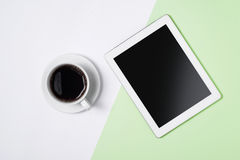
#> input picture opencv4-python/333.jpg, 240 x 160 px, found by its file name
$ python '28_harris Angle point detection.py'
#> lines starting #> are read from the running program, lines starting #| are printed output that depends on the picture; after the words box and inside, x2 and y2 are one past the last pixel; in counts of white or black regions, pixels touching at a corner belong together
import numpy as np
import cv2 as cv
path = r'D:\Laboratory\Study\Computer Vision\opencv4-python\333.jpg'
img = cv.imread(path)
#> img is the input picture: shape (160, 240, 3); mean B, G, R 189.1, 198.1, 191
gray = cv.cvtColor(img,cv.COLOR_BGR2GRAY)
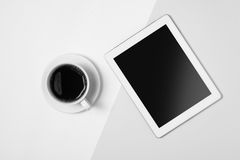
#> gray: shape (160, 240); min 0, max 255, mean 194.9
gray = np.float32(gray)
dst = cv.cornerHarris(gray,2,3,0.04)
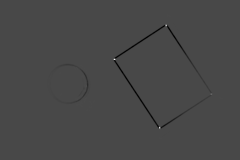
#> dst: shape (160, 240) float32; min -83111408, max 207291232, mean -630353.5; drawn with min black and max white
#result用于标记角点，并不重要
dst = cv.dilate(dst,None)
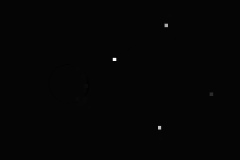
#> dst: shape (160, 240) float32; min -4809933, max 207291232, mean 152727.6; drawn with min black and max white
#最佳值的阈值，它可能因图像而异。
img[dst>0.01*dst.max()]=[0,0,255]
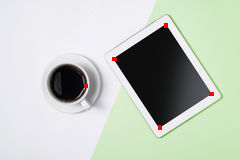
#> img: shape (160, 240, 3); 0.24% of pixels changed, all inside (x1, y1, x2, y2) = (84, 23, 214, 130)
cv.imshow('dst',img)
if cv.waitKey(0) & 0xff == 27:
#> (key Esc is pressed here)
    cv.destroyAllWindows()


#%%  SubPixel精度的转角
import numpy as np
import cv2 as cv
path = r'D:\Laboratory\Study\Computer Vision\opencv4-python\333.jpg'
img = cv.imread(path)
gray = cv.cvtColor(img,cv.COLOR_BGR2GRAY)
# 寻找哈里斯角
gray = np.float32(gray)
dst = cv.cornerHarris(gray,2,3,0.04)
dst = cv.dilate(dst,None)
ret, dst = cv.threshold(dst,0.01*dst.max(),255,0)
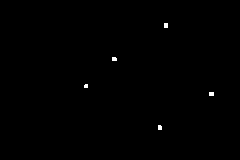
#> dst: shape (160, 240) float32; 0.24% white; 5 white regions (3 under 20 px), largest, box (x1, y1, x2, y2) and area: (164, 23, 168, 28) 20, (209, 92, 214, 96) 20
#> ret = 2072912.3
dst = np.uint8(dst)
# 寻找质心
ret, labels, stats, centroids = cv.connectedComponentsWithStats(dst)
#> labels: shape (160, 240) int32; 6 distinct labels, from 0 to 5
#> ret = 6; stats = [[0, 0, 240, 160, 38307], [164, 23, 4, 5, 20], [112, 57, 5, 4, 19], [84, 84, 4, 4, 15], [209, 92, 5, 4, 20], [158, 125, 4, 5, 19]]; centroids = [[119.4, 79.51], [165.5, 25], [113.9, 58.58], [85.6, 85.6], [211, 93.5], [159.4, 127.1]]
# 定义停止和完善拐角的条件
criteria = (cv.TERM_CRITERIA_EPS + cv.TERM_CRITERIA_MAX_ITER, 100, 0.001)
corners = cv.cornerSubPix(gray,np.float32(centroids),(5,5),(-1,-1),criteria)
#> corners = [[119.4, 79.51], [165.2, 23.58], [112.7, 58.36], [86.74, 86.53], [211.3, 93.05], [158.7, 127.6]]
# 绘制
res = np.hstack((centroids,corners))
#> res = [[119.4, 79.51, 119.4, 79.51], [165.5, 25, 165.2, 23.58], [113.9, 58.58, 112.7, 58.36], [85.6, 85.6, 86.74, 86.53], [211, 93.5, 211.3, 93.05], [159.4, 127.1, 158.7, 127.6]]
res = np.int0(res)
#> res = [[119, 79, 119, 79], [165, 25, 165, 23], [113, 58, 112, 58], [85, 85, 86, 86], [211, 93, 211, 93], [159, 127, 158, 127]]
img[res[:,1],res[:,0]]=[0,0,255]
#> img: shape (160, 240, 3); 0.02% of pixels changed, all inside (x1, y1, x2, y2) = (85, 25, 212, 128)
img[res[:,3],res[:,2]] = [0,255,0]
#> img: shape (160, 240, 3); mean B, G, R 189.1, 198.1, 191
cv.imwrite('D:/Laboratory/Study/Computer Vision/opencv4-python/jingdu.png', img)

$ run again, with opencv4-python/22.jpg copied over opencv4-python/333.jpg
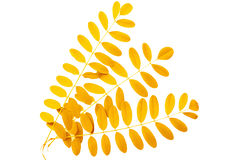
#> input picture opencv4-python/22.jpg, 240 x 160 px, found by its file name
#> img is the input picture: shape (160, 240, 3); mean B, G, R 200.2, 238.3, 252.1
#> `ret, dst = cv.threshold(dst,0.01*dst.max(),255,0)`:
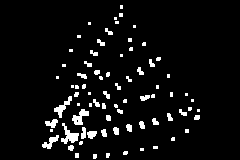
#> dst: shape (160, 240) float32; 5.5% white; 76 white regions (42 under 20 px), largest, box (x1, y1, x2, y2) and area: (61, 123, 79, 144) 168, (72, 109, 89, 125) 139, (54, 96, 72, 118) 128
#> `ret, dst = cv.threshold(dst,0.01*dst.max(),255,0)`: ret = 203377.6
#> labels: shape (160, 240) int32; 77 distinct labels, from 0 to 76
#> `ret, labels, stats, centroids = cv.connectedComponentsWithStats(dst)`: ret = 77; stats = 77 rows, first 6: [0, 0, 240, 160, 36297], [120, 5, 3, 4, 12], [119, 13, 4, 4, 16], [114, 17, 3, 3, 9], [115, 21, 4, 3, 12], [88, 22, 3, 3, 9]; centroids = 77 pairs, first value 50.11 to 198, second value 6.5 to 155.9
#> corners = 77 pairs, first value 50.11 to 198, second value 5.78 to 156.8
#> `res = np.hstack((centroids,corners))`: res = 77 rows, first 6: [120.4, 78.03, 120.4, 78.03], [121, 6.5, 120.7, 5.78], [120.5, 14.5, 120.5, 14.5], [115, 18, 114.5, 21.1], [116.5, 22, 114.5, 21.1], [89, 23, 88.33, 20.9]
#> `res = np.int0(res)`: res = 77 rows, first 6: [120, 78, 120, 78], [121, 6, 120, 5], [120, 14, 120, 14], [115, 18, 114, 21], [116, 22, 114, 21], [89, 23, 88, 20]
#> `img[res[:,3],res[:,2]] = [0,255,0]`:
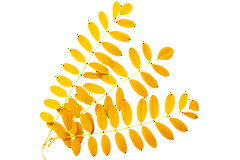
#> img: shape (160, 240, 3); mean B, G, R 199.8, 238.1, 251.6

$ run again, with opencv4-python/3333.jpg copied over opencv4-python/333.jpg
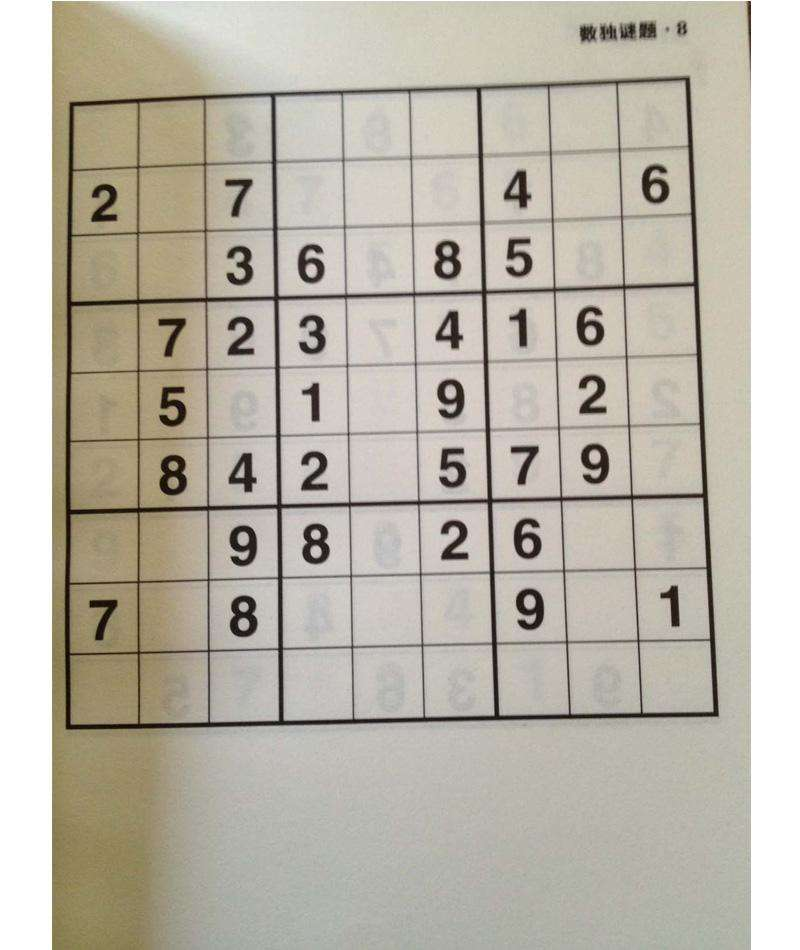
#> input picture opencv4-python/3333.jpg, 800 x 950 px, found by its file name
#> img is the input picture: shape (950, 800, 3); mean B, G, R 170.2, 182.1, 187.8
#> `ret, dst = cv.threshold(dst,0.01*dst.max(),255,0)`:
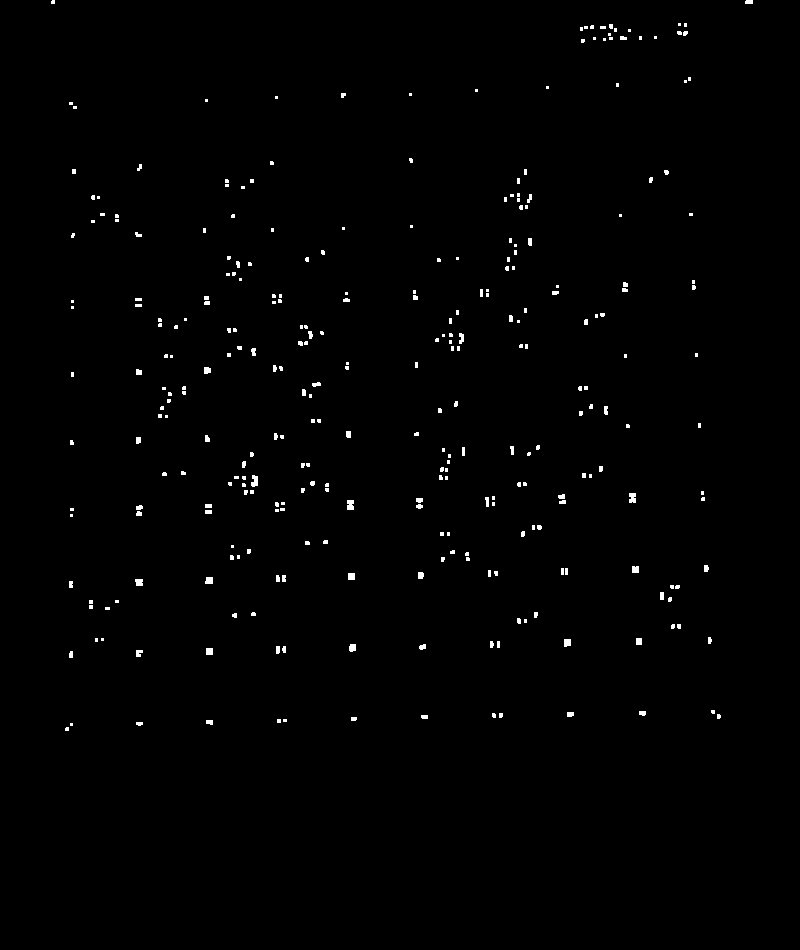
#> dst: shape (950, 800) float32; 0.76% white; 304 white regions (211 under 20 px), largest, box (x1, y1, x2, y2) and area: (347, 500, 354, 510) 65, (251, 475, 258, 487) 64, (629, 493, 636, 503) 63
#> `ret, dst = cv.threshold(dst,0.01*dst.max(),255,0)`: ret = 1477582.1
#> labels: shape (950, 800) int32; 305 distinct labels, from 0 to 304
#> `ret, labels, stats, centroids = cv.connectedComponentsWithStats(dst)`: ret = 305; stats = 305 rows, first 6: [0, 0, 800, 950, 754262], [51, 0, 4, 4, 15], [745, 0, 8, 4, 31], [678, 23, 3, 3, 9], [684, 23, 3, 4, 12], [590, 25, 4, 4, 15]; centroids = 305 pairs, first value 52.6 to 748.6, second value 1.55 to 728.6
#> corners = 305 pairs, first value 51.65 to 749.7, second value 0.273 to 728.5
#> `res = np.hstack((centroids,corners))`: res = 305 rows, first 6: [399.6, 474.9, 399.6, 474.9], [52.6, 1.6, 51.65, 0.556], [748.6, 1.55, 749.7, 0.273], [679, 24, 678.4, 22.21], [685, 24.5, 685.3, 21.36], [591.6, 26.6, 591.6, 26.6]
#> `res = np.int0(res)`: res = 305 rows, first 6: [399, 474, 399, 474], [52, 1, 51, 0], [748, 1, 749, 0], [679, 24, 678, 22], [685, 24, 685, 21], [591, 26, 591, 26]
#> `img[res[:,1],res[:,0]]=[0,0,255]`:
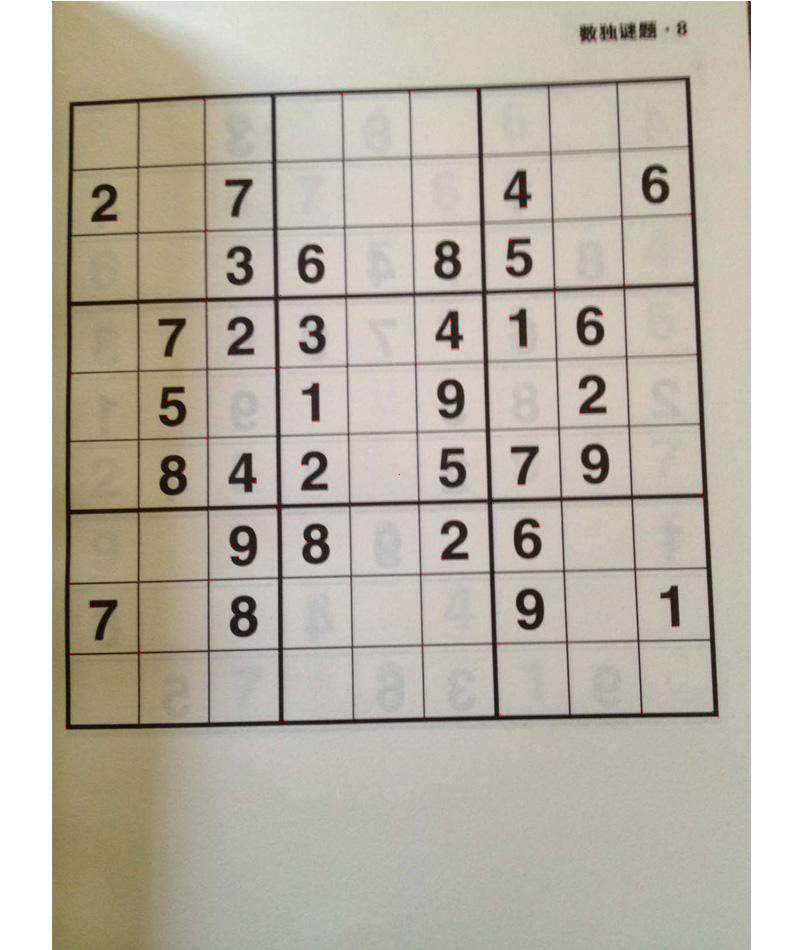
#> img: shape (950, 800, 3); 0.04% of pixels changed, all inside (x1, y1, x2, y2) = (52, 1, 749, 729)
